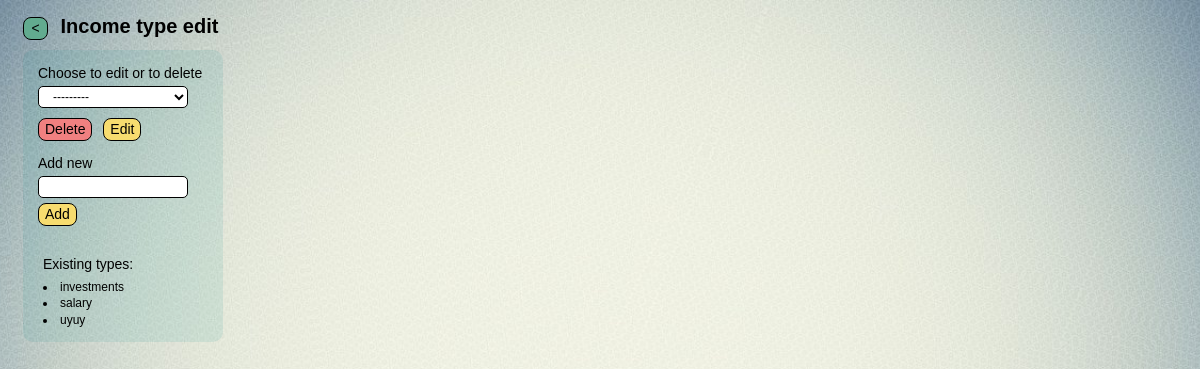
Page /finance/home_wlt/3/add_income_type/ on the earlier database version.
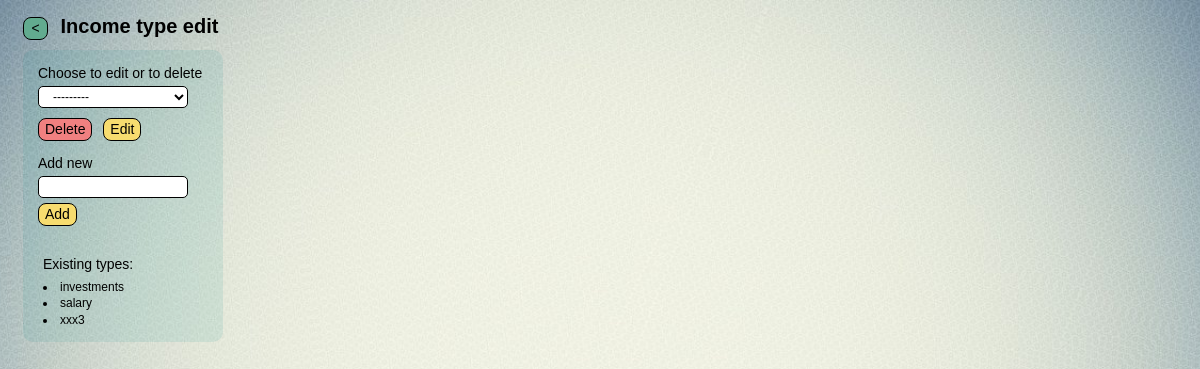
Same page on the later database version.
### finance/models.py (models this page shows)
class Income_type(models.Model):
    name = models.CharField(max_length=30, db_index=True, unique=True, verbose_name ='income type')
    def __str__(self):
        return self.name
    class Meta:
        verbose_name = 'income type'
        verbose_name_plural = 'income types'
        ordering = ['name']

### finance/views.py (the view, shortened to what this page needs)
# urls.py: path('home_wlt/<int:w_pk>/add_income_type/', add_income_type, name='add_income_type'),
def add_income_type(request, w_pk):#_________________________________________add_income_type
    current_wlt = get_object_or_404(Wallet, pk=w_pk)
    message = None
    form = Form_add_income_type(request.POST or None, prefix="form")
    return render(request, 'finance/tmplt_add_income_type.html', {
        'form': form,
        'w_pk': w_pk,
        'current_wlt': current_wlt,
        'message': message
    })

### finance/forms.py
class Form_add_income_type(forms.Form):#______________________________________________Form_add_income_type
    choices = forms.ModelChoiceField(
        queryset=Income_type.objects.all(),
        required=False,
        label="Choose to edit or to delete",
        widget=forms.Select(attrs={'style': 'width: 150px;'}))
    new_value = forms.CharField(
        max_length=255,
        required=False,
        label="Add new",
        widget=forms.TextInput(attrs={'style': 'width: 150px;'}))

### finance/templates/finance/tmplt_add_income_type.html (shortened to what this page needs)
{% extends 'layout/basic.html' %}
{% load static %}
{% block header %}
    <h1>
        {% if request.GET.choice %}
            <button class="btn nav_btn btn_green"
                    onclick="location.href='{% url 'home_wlt' current_wlt.pk %}calendar/?{% for key, value in request.GET.items %}{{ key }}={{ value }}&{% endfor %}'">
                < </button>
        {% else %}
            <button class="btn nav_btn btn_green" onclick="location.href='{% url 'home_wlt' w_pk %}'"> < </button>
        {% endif %}
        Income type edit
    </h1>
{% endblock %}
{% block left_side %}
    <div class="container_dark">
        <form method="POST">
            <label>{{ form.choices.label }}</label><br>
            <div style="margin:5px 10px 10px 0px;">
                {{ form.choices }}
            </div>
             <div>
                <button class="btn nav_btn btn_red" type="submit" name="delete">Delete</button>
                <button class="btn nav_btn " type="submit" name="edit">Edit</button>
             </div>
            <label>{{ form.new_value.label }}</label><br>
             <div style="margin:5px 10px 10px 0px;">
                {{ form.new_value }}
             </div>
            <div>
                <button class="btn nav_btn" type="submit" name="add">Add</button>
            </div>
        </form>
        {% if form.choices.field.queryset.exists %}
            <p class="msg">Existing types:</p>
            {% for income in form.choices.field.queryset %}
                <li class="types_lst">{{ income }}</li>
            {% endfor %}
        {% endif %}
    </div>
{% endblock %}

### finance/templates/layout/basic.html (shortened to what this page needs)
{% load static %}
<html lang="en">
    <head>
        <link rel="stylesheet" href="https://cdn.jsdelivr.net/npm/flatpickr/dist/flatpickr.min.css">
        <link rel='stylesheet' type='text/css' href="{% static 'finance/style.css' %}">
    </head>
    <body>
        {% block header %}{% endblock %}
        <div class='flex-container'>
            <div class='left_side'>
                {% block left_side %}
                {% endblock%}
            </div>
        </div>
    </body>
</html>

### finance/static/finance/style.css (style rules this page uses)
body { background-image: url('bg_v2.jpg'); background-size: cover; background-repeat: no-repeat; background-position: center; font-family: Arial, sans-serif; text-decoration: none; color: black; appearance: none; -webkit-appearance: none; -moz-appearance: none; }
h1 { font-size: 20px; margin: 15px 30px 0px 15px; }
.btn { border: 1px solid black; line-height: 1.1; cursor: pointer; transition: transform 0.2s; text-decoration: none; word-wrap: break-word; text-align: center; border-radius: 8px; }
.nav_btn { background-color: rgb(247, 220, 111); width: fit-content; min-width: 25px; height: 23px; margin: 0px 7px 0px 0px; font-size: 14px; }
.btn_red { background-color: #f08080; }
.btn_green { background-color: rgb(98, 171, 143); }
form { font-size: 14px; padding: 10px 10px 15px 10px; margin: 0px 0px 0px 0px; }
input[type="text"], [type="number"], textarea { padding: 0px 5px 0px 10px; height: 22px; width: 100px; margin: 0px 10px -5px 0px; border: 1px solid black; font-size: 12px; border-radius: 5px; }
select { font-size: 12px; padding: 2px 10px 2px 10px; margin: 0px 5px 0px 0px; background-color: white; border: 0.5px solid black; cursor: pointer; border-radius: 5px; height: 22px; }
.flex-container { display: flex; flex-direction: row; }
.flex-container > .left_side { margin: 0px 0px 5px 5px; padding: 0px 0px 0px 0px; width: auto; }
.container_dark { margin: 10px; padding:5px; background-color: rgba(0, 139, 139, 0.1); border-radius: 10px; }
.msg { margin: 15px; font-size: 14px; }
.types_lst { margin: 15px; font-size: 12px; line-height: 0.1 }

Differences in the rows shown:
changed Income_type: name "uyuy" → "xxx3"
